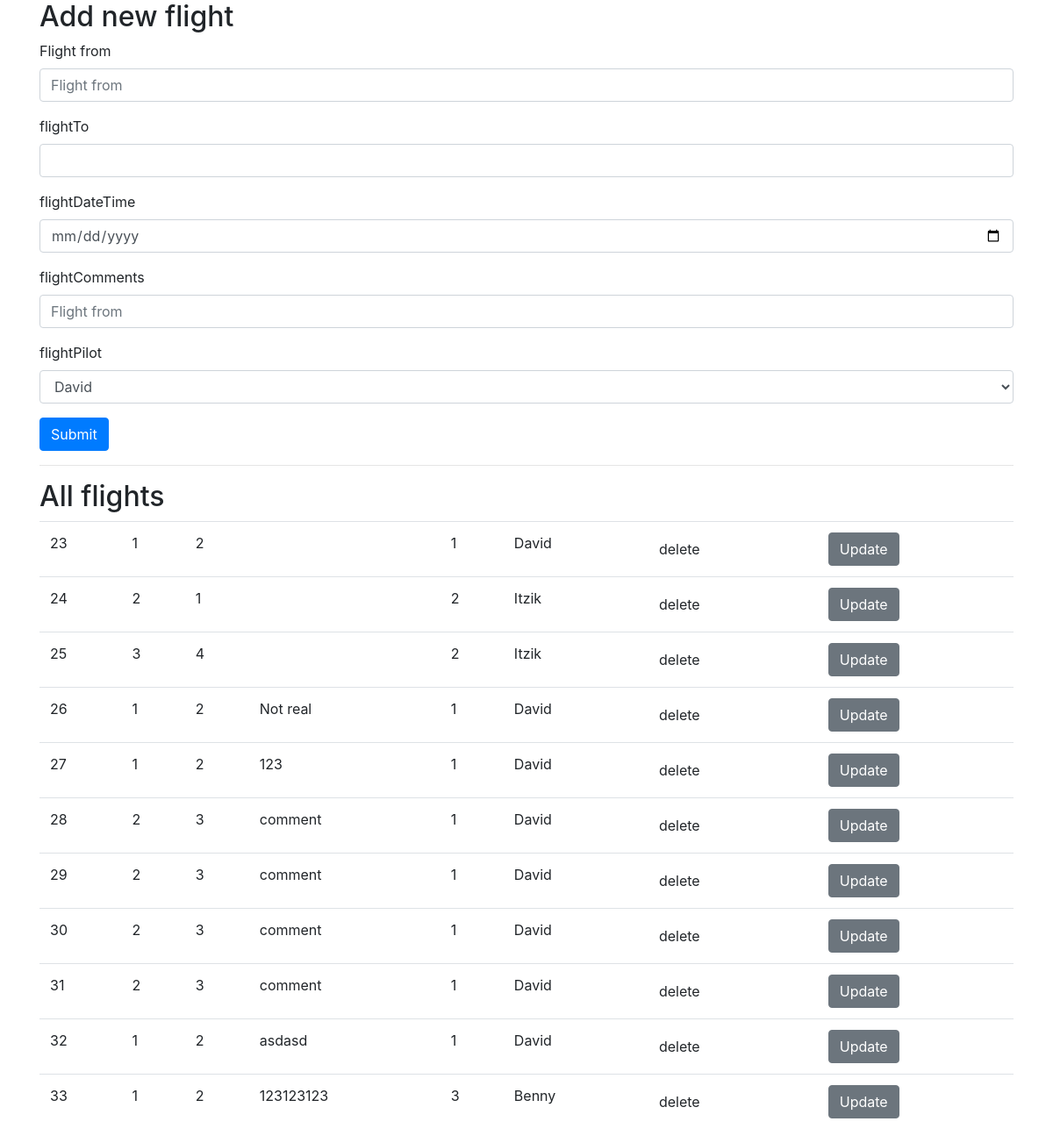
The page /flights/flights-view.php on the database its author committed.
### tables this page shows
CREATE TABLE `flights` (
  `flight_id` int(11) NOT NULL,
  `flight_from` int(50) NOT NULL,
  `flight_to` int(50) NOT NULL,
  `flight_datetime` datetime NOT NULL,
  `flight_special_comments` varchar(500) NOT NULL,
  `pilot_id` int(11) NOT NULL
);

CREATE TABLE `pilots` (
  `pilot_id` int(11) NOT NULL,
  `pilot_name` varchar(50) NOT NULL
);

### flights/dal.php (called while the page is built, shortened)
<?php
final class DataAccessLayer
{
    private $host = '127.0.0.1';
    private $db = 'fares';
    private $user = 'root';
    private $pass = '';
    private $charset = 'utf8';
    private $dsn;
    private $opt = [
        PDO::ATTR_ERRMODE => PDO::ERRMODE_EXCEPTION,
        PDO::ATTR_DEFAULT_FETCH_MODE => PDO::FETCH_ASSOC,
        PDO::ATTR_EMULATE_PREPARES => false,
    ];
    private static $inst;
    private function __construct()
    {
        $this->dsn = "mysql:host=$this->host;dbname=$this->db;charset=$this->charset";
    }
    public static function Instance() {
        if (DataAccessLayer::$inst === null) {
            DataAccessLayer::$inst = new DataAccessLayer();
        }
        return DataAccessLayer::$inst;
    }
    public function select($query, $params = null)
    {
        $pdo = new PDO($this->dsn, $this->user, $this->pass, $this->opt);
        $statement = $pdo->prepare($query);
        if (!empty($params)) {
            $statement->execute($params);
        }
        else {
            $statement->execute();
        }
        return $statement;
    }
}

### flights/business-logic-pilots.php (called while the page is built, shortened)
<?php
  require_once 'pilot-model.php';
    class BusinessLogicPilots extends BusinessLogic {
        public function get()
        {
            $q = 'SELECT * FROM `pilots`';
            $results = $this->dal->select($q);
            $resultsArray = [];
            while ($row = $results->fetch()) {
                array_push($resultsArray, new PilotModel($row));
            }
            return $resultsArray;
        }
        public function getOne($id)
        {
            $q = 'SELECT * FROM `pilots` WHERE pilot_id= :pid';
            $results = $this->dal->select($q, [
                'pid' => $id
            ]);
            $row = $results->fetch();
            return new PilotModel($row);
        }
    }

### flights/pilot-model.php (called while the page is built)
<?php
    class PilotModel {
        private $pilot_id;
        private $pilot_name;
        function __construct($pilotRow) {
            $this->pilot_id = $pilotRow['pilot_id'];
            $this->pilot_name = $pilotRow['pilot_name'];
        }
        function getPilotId() {
            return $this->pilot_id;
        }
        function getPilotName() {
            return $this->pilot_name;
        }
    }

### flights/business-logic-flights.php (called while the page is built, shortened)
<?php
    require_once "./flight-model.php";
    class BusinessLogicFlights extends BusinessLogic {
        public function get()
        {
            $q = 'SELECT * FROM `flights`';
            $results = $this->dal->select($q);
            $resultsArray = [];
            while ($row = $results->fetch()) {
                array_push($resultsArray, new FlightModel($row));
            }
            return $resultsArray;
        }
    }

### flights/flight-model.php (called while the page is built, shortened)
<?php
    require_once 'business-logic-pilots.php';
    class FlightModel implements IModel {
        private $flight_id;
        private $flight_from;
        private $flight_to;
        private $flight_special_comments;
        private $pilot_id;
        private $pilotModel;
        function __construct($arr) {
            if (!empty($arr['flight_id']))
                $this->flight_id = $arr['flight_id'];
            $this->flight_from = $arr['flight_from'];
            $this->flight_to = $arr['flight_to'];
            $this->flight_special_comments = $arr['flight_special_comments'];
            $this->pilot_id = $arr['pilot_id'];
        }
        function getFlightId() {
            return $this->flight_id;
        }
        function getFlightFrom() {
            return $this->flight_from;
        }
        function getFlightTo() {
            return $this->flight_to;
        }
        function getFlightSpecialComments() {
            return $this->flight_special_comments;
        }
        function getFlightPilot() {
            return $this->pilot_id;
        }
        function getPilotModel() {
            if (empty($this->pilotModel)) {
                $pbl = new BusinessLogicPilots();
                $this->pilotModel = $pbl->getOne($this->pilot_id);
            }
            return $this->pilotModel;
        }
    }
?>

### flights/flights-view.php (the view, shortened to what this page needs)
<?php
require_once 'business-logic-flights.php';
require_once 'business-logic-pilots.php';
$bl = new BusinessLogicFlights;
$pbl = new BusinessLogicPilots;
$arrayOfFlights = $bl->get();
$arrayOfPilots = $pbl->get();
?>
<!DOCTYPE html>
<html lang="en">
<head>
    <link href='node_modules/bootstrap/dist/css/bootstrap.min.css' rel='stylesheet'>
</head>
<body>
<main class='container'>
    <h2>Add new flight</h2>
    <form action='<?php echo basename($_SERVER['PHP_SELF']); ?>' method='POST'>
        <div class="form-group">
            <label for="flightFrom">Flight from</label>
            <input name='flightFrom' class="form-control" id="flightFrom" placeholder="Flight from">
        </div>
        <div class="form-group">
            <label for="flightTo">flightTo</label>
            <input name='flightTo' class="form-control">
        </div>
        <div class="form-group">
            <label for="flightDateTime">flightDateTime</label>
            <input name='flightDateTime' type='date' class="form-control" id="flightDateTime" placeholder="Flight from">
        </div>
        <div class="form-group">
            <label for="flightComments">flightComments</label>
            <input name='flightComments' class="form-control" id="flightComments" placeholder="Flight from">
        </div>
        <div class="form-group">
            <label for="flightPilot">flightPilot</label>
            <select class="form-control" name='flightPilot'>
            <?php foreach($arrayOfPilots as $pilot) { ?>
                <option value='<?php echo $pilot->getPilotId() ?>'><?php echo $pilot->getPilotName() ?></option>
            <?php } ?>
            </select>
        </div>
        <button type="submit" class="btn btn-primary">Submit</button>
    </form>
    <hr>
    <h2>All flights</h2>
    <form action='<?php echo basename($_SERVER['PHP_SELF']); ?>' method='POST'>
    <table class="table">
    <?php foreach ($arrayOfFlights as $item) {
        if (!empty($_POST['update']) && $_POST['update'] == $item->getFlightId()) {
    ?>
            <tr>
            <td><?php echo $item->getFlightId() ?></td>
            <td><input value='<?php echo $item->getFlightFrom() ?>'></td>
            <td><input value='<?php echo $item->getFlightTo() ?>'></td>
            <td><input value='<?php echo $item->getFlightSpecialComments() ?>'></td>
            <td><input value='<?php echo $item->getFlightPilot() ?>'></td>
            <td><input value='<?php echo $item->getPilotModel()->getPilotName() ?>'></td>
            <td><button value='<?php echo $item->getFlightId() ?>' name='save' class="btn btn-secondary">Save</button></td>
            </tr>
        <?php } else { ?>
        <tr>
            <td><?php echo $item->getFlightId() ?></td>
            <td><?php echo $item->getFlightFrom() ?></td>
            <td><?php echo $item->getFlightTo() ?></td>
            <td><?php echo $item->getFlightSpecialComments() ?></td>
            <td><?php echo $item->getFlightPilot() ?></td>
            <td><?php echo $item->getPilotModel()->getPilotName() ?></td>
            <td><input data-id='<?php echo $item->getFlightId() ?>' type="submit" value='delete' name='delete' class="btn btn-default"/></td>
            <td><button value='<?php echo $item->getFlightId() ?>' name='update' class="btn btn-secondary">Update</button></td>
        </tr>
    <?php } }?>
    </table>
    </form>
</main>
</body>
</html>

### rows shown on the page
flights: flight_id "23", flight_from "1", flight_to "2", pilot "1", pilot.pilot_name "David"
flights: flight_id "24", flight_from "2", flight_to "1", pilot "2", pilot.pilot_name "Itzik"
flights: flight_id "25", flight_from "3", flight_to "4", pilot "2", pilot.pilot_name "Itzik"
flights: flight_id "26", flight_from "1", flight_to "2", flight_special_comments "Not real", pilot "1", pilot.pilot_name "David"
flights: flight_id "27", flight_from "1", flight_to "2", flight_special_comments "123", pilot "1", pilot.pilot_name "David"
flights: flight_id "28", flight_from "2", flight_to "3", flight_special_comments "comment", pilot "1", pilot.pilot_name "David"
flights: flight_id "29", flight_from "2", flight_to "3", flight_special_comments "comment", pilot "1", pilot.pilot_name "David"
flights: flight_id "30", flight_from "2", flight_to "3", flight_special_comments "comment", pilot "1", pilot.pilot_name "David"
flights: flight_id "31", flight_from "2", flight_to "3", flight_special_comments "comment", pilot "1", pilot.pilot_name "David"
flights: flight_id "32", flight_from "1", flight_to "2", flight_special_comments "asdasd", pilot "1", pilot.pilot_name "David"
flights: flight_id "33", flight_from "1", flight_to "2", flight_special_comments "123123123", pilot "3", pilot.pilot_name "Benny"

### other values the page prints
form field flightPilot "David"
